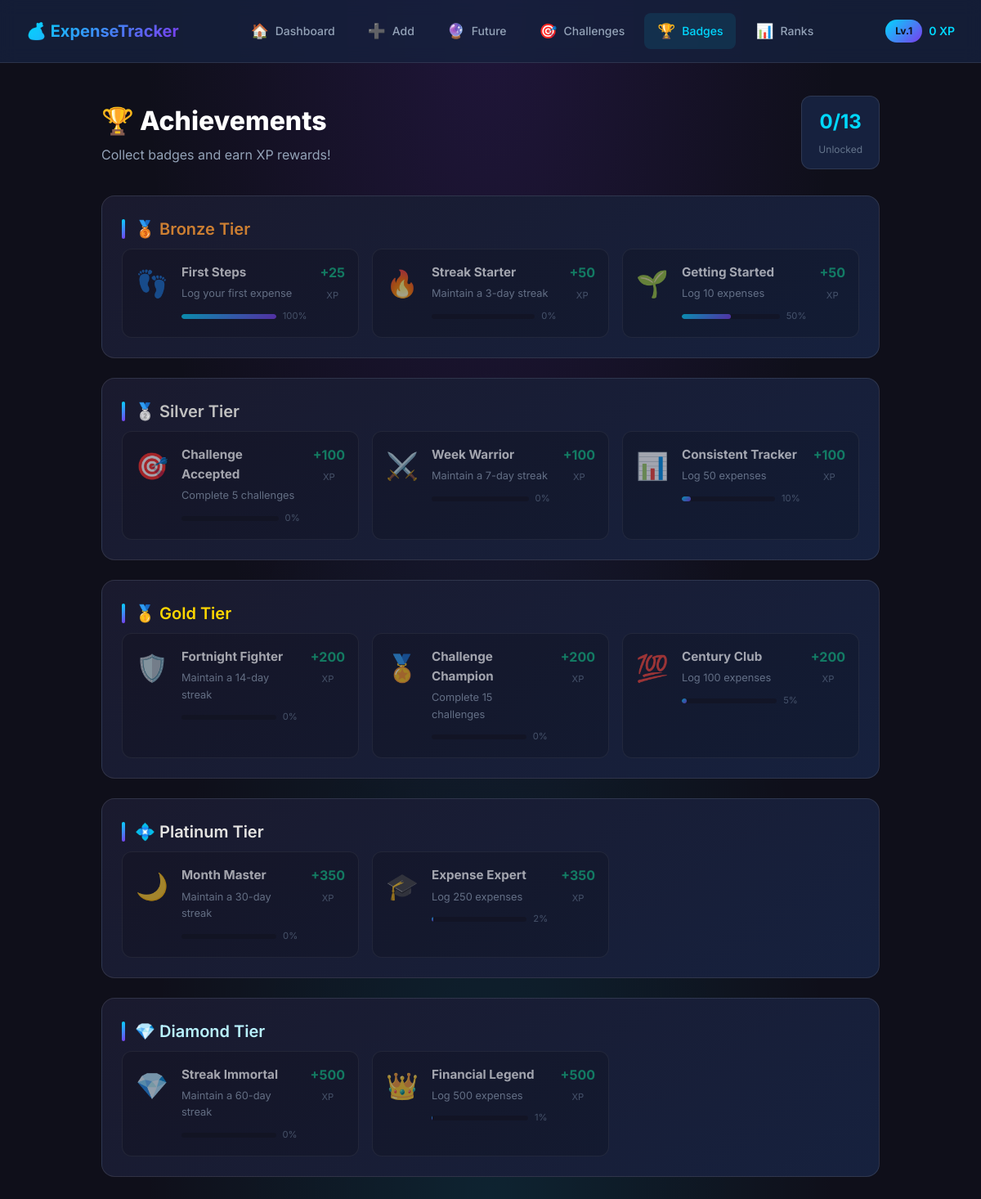
Page /achievements/ on the committed database.
### tracker/models.py (models this page shows, shortened)
class UserProfile(models.Model):
    THEME_CHOICES = [
        ('dark', 'Dark Mode'),
        ('light', 'Light Mode'),
        ('neon', 'Neon Glow'),
        ('midnight', 'Midnight Blue'),
        ('forest', 'Forest Green'),
    ]
    user = models.OneToOneField(User, on_delete=models.CASCADE, null=True, blank=True)
    xp = models.IntegerField(default=0)
    level = models.IntegerField(default=1)
    current_streak = models.IntegerField(default=0)
    longest_streak = models.IntegerField(default=0)
    last_expense_date = models.DateField(null=True, blank=True)
    streak_multiplier = models.FloatField(default=1.0)
    theme = models.CharField(max_length=20, choices=THEME_CHOICES, default='dark')
    unlocked_themes = models.JSONField(default=list)
    unlocked_insights = models.JSONField(default=list)
    total_saved = models.DecimalField(max_digits=12, decimal_places=2, default=0)
    challenges_completed = models.IntegerField(default=0)
    created_at = models.DateTimeField(auto_now_add=True)

class Achievement(models.Model):
    TIER_CHOICES = [
        ('bronze', 'Bronze'),
        ('silver', 'Silver'),
        ('gold', 'Gold'),
        ('platinum', 'Platinum'),
        ('diamond', 'Diamond'),
    ]
    name = models.CharField(max_length=100)
    description = models.TextField()
    icon = models.CharField(max_length=10, default='🏆')  # Emoji icon
    tier = models.CharField(max_length=20, choices=TIER_CHOICES, default='bronze')
    xp_reward = models.IntegerField(default=50)
    condition_type = models.CharField(max_length=50)  # e.g., 'expense_count', 'streak', 'savings'
    condition_value = models.IntegerField()

### tracker/views.py (the view)
# urls.py: path('achievements/', views.achievements_view, name='achievements'),
def achievements_view(request):
    profile = get_or_create_profile()
    all_achievements = Achievement.objects.all().order_by('tier', 'condition_value')
    earned_ids = UserAchievement.objects.filter(
        user_profile=profile
    ).values_list('achievement_id', flat=True)
    tiers = ['bronze', 'silver', 'gold', 'platinum', 'diamond']
    achievements_by_tier = {}
    for tier in tiers:
        achievements_by_tier[tier] = [
            {
                'achievement': a,
                'earned': a.id in earned_ids,
                'progress': get_achievement_progress(profile, a)
            }
            for a in all_achievements.filter(tier=tier)
        ]
    context = {
        'profile': profile,
        'achievements_by_tier': achievements_by_tier,
        'earned_count': len(earned_ids),
        'total_count': all_achievements.count(),
    }
    return render(request, "achievements.html", context)

### tracker/views.py (called while the page is built)
def get_or_create_profile():
    profile, created = UserProfile.objects.get_or_create(
        user=None,
        defaults={
            'unlocked_themes': ['dark'],
            'unlocked_insights': []
        }
    )
    if created:
        create_default_achievements()
        create_default_challenges()
    return profile

def get_achievement_progress(profile, achievement):
    if achievement.condition_type == 'expense_count':
        current = Expense.objects.count()
    elif achievement.condition_type == 'streak':
        current = profile.current_streak
    elif achievement.condition_type == 'challenges':
        current = profile.challenges_completed
    else:
        current = 0
    return min(int((current / achievement.condition_value) * 100), 100)

### tracker/templates/achievements.html (shortened to what this page needs)
{% extends 'base.html' %}
{% block content %}
<header class="page-header">
    <div class="header-content">
        <h1>🏆 Achievements</h1>
        <p class="subtitle">Collect badges and earn XP rewards!</p>
    </div>
    <div class="achievement-counter">
        <span class="counter-value">{{ earned_count }}/{{ total_count }}</span>
        <span class="counter-label">Unlocked</span>
    </div>
</header>
{% for tier, achievements in achievements_by_tier.items %}
<div class="card achievement-tier tier-{{ tier }}">
    <h2 class="card-title tier-title">
        {% if tier == 'bronze' %}🥉 Bronze Tier
        {% elif tier == 'silver' %}🥈 Silver Tier
        {% elif tier == 'gold' %}🥇 Gold Tier
        {% elif tier == 'platinum' %}💠 Platinum Tier
        {% elif tier == 'diamond' %}💎 Diamond Tier
        {% endif %}
    </h2>
    <div class="achievement-grid">
        {% for item in achievements %}
        <div class="achievement-card {% if item.earned %}earned{% else %}locked{% endif %}">
            <div class="achievement-icon-wrapper">
                <span class="achievement-icon">{{ item.achievement.icon }}</span>
            </div>
            <div class="achievement-details">
                <h4>{{ item.achievement.name }}</h4>
                <p>{{ item.achievement.description }}</p>
                {% if not item.earned %}
                <div class="achievement-progress">
                    <div class="mini-progress">
                        <div class="mini-progress-fill" style="width: {{ item.progress }}%;"></div>
                    </div>
                    <span class="progress-text-sm">{{ item.progress }}%</span>
                </div>
                {% endif %}
            </div>
            <div class="achievement-reward">
                <span class="xp-value">+{{ item.achievement.xp_reward }}</span>
                <span class="xp-label">XP</span>
            </div>
        </div>
        {% empty %}
        <p class="empty-text">No achievements in this tier</p>
        {% endfor %}
    </div>
</div>
{% endfor %}
{% endblock %}

### tracker/templates/base.html (shortened to what this page needs)
{% load static %}
<!DOCTYPE html>
<html lang="en">
<head>
    <link rel="stylesheet" href="{% static 'tracker/css/style.css' %}">
</head>
<body class="theme-{{ profile.theme|default:'dark' }}">
    <nav class="navbar">
        <div class="nav-brand">
            <a href="{% url 'dashboard' %}">💰 ExpenseTracker</a>
        </div>
        <div class="nav-links">
            <a href="{% url 'dashboard' %}" class="nav-item {% if request.path == '/' %}active{% endif %}">
                <span class="nav-icon">🏠</span>
                <span class="nav-text">Dashboard</span>
            </a>
            <a href="{% url 'add_expense' %}" class="nav-item {% if 'add' in request.path %}active{% endif %}">
                <span class="nav-icon">➕</span>
                <span class="nav-text">Add</span>
            </a>
            <a href="{% url 'predictions' %}" class="nav-item {% if 'predictions' in request.path %}active{% endif %}">
                <span class="nav-icon">🔮</span>
                <span class="nav-text">Future</span>
            </a>
            <a href="{% url 'challenges' %}" class="nav-item {% if 'challenges' in request.path %}active{% endif %}">
                <span class="nav-icon">🎯</span>
                <span class="nav-text">Challenges</span>
            </a>
            <a href="{% url 'achievements' %}"
                class="nav-item {% if 'achievements' in request.path %}active{% endif %}">
                <span class="nav-icon">🏆</span>
                <span class="nav-text">Badges</span>
            </a>
            <a href="{% url 'leaderboard' %}" class="nav-item {% if 'leaderboard' in request.path %}active{% endif %}">
                <span class="nav-icon">📊</span>
                <span class="nav-text">Ranks</span>
            </a>
        </div>
        <div class="nav-profile">
            <div class="profile-badge">
                <span class="level-badge-small">Lv.{{ profile.level }}</span>
                <span class="xp-badge">{{ profile.xp }} XP</span>
            </div>
        </div>
    </nav>
    <main class="main-content">
        <div class="container">
            {% block content %}{% endblock %}
        </div>
    </main>
</body>
</html>

### rows in the picture
UserProfile: level "1", xp "0"
Achievement: achievement.icon "👣", achievement.name "First Steps", achievement.description "Log your first expense", progress "100", achievement.xp_reward "25"
Achievement: achievement.icon "🔥", achievement.name "Streak Starter", achievement.description "Maintain a 3-day streak", progress "0", achievement.xp_reward "50"
Achievement: achievement.icon "🌱", achievement.name "Getting Started", achievement.description "Log 10 expenses", progress "50", achievement.xp_reward "50"
Achievement: achievement.icon "🎯", achievement.name "Challenge Accepted", achievement.description "Complete 5 challenges", progress "0", achievement.xp_reward "100"
Achievement: achievement.icon "⚔️", achievement.name "Week Warrior", achievement.description "Maintain a 7-day streak", progress "0", achievement.xp_reward "100"
Achievement: achievement.icon "📊", achievement.name "Consistent Tracker", achievement.description "Log 50 expenses", progress "10", achievement.xp_reward "100"
Achievement: achievement.icon "🛡️", achievement.name "Fortnight Fighter", achievement.description "Maintain a 14-day streak", progress "0", achievement.xp_reward "200"
Achievement: achievement.icon "🏅", achievement.name "Challenge Champion", achievement.description "Complete 15 challenges", progress "0", achievement.xp_reward "200"
Achievement: achievement.icon "💯", achievement.name "Century Club", achievement.description "Log 100 expenses", progress "5", achievement.xp_reward "200"
Achievement: achievement.icon "🌙", achievement.name "Month Master", achievement.description "Maintain a 30-day streak", progress "0", achievement.xp_reward "350"
Achievement: achievement.icon "🎓", achievement.name "Expense Expert", achievement.description "Log 250 expenses", progress "2", achievement.xp_reward "350"
Achievement: achievement.icon "💎", achievement.name "Streak Immortal", achievement.description "Maintain a 60-day streak", progress "0", achievement.xp_reward "500"
Achievement: achievement.icon "👑", achievement.name "Financial Legend", achievement.description "Log 500 expenses", progress "1", achievement.xp_reward "500"

### other values in the picture
{{ earned_count }} "0"
{{ total_count }} "13"
